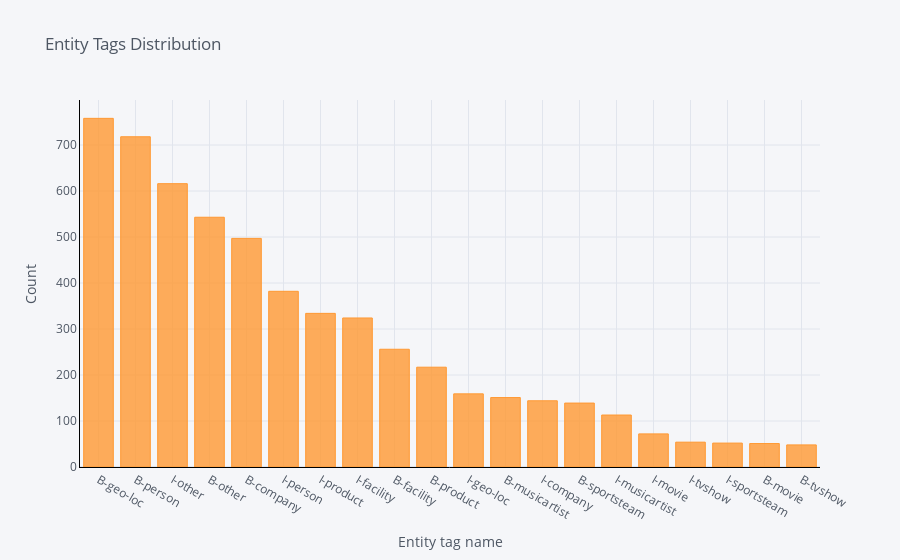

Notebook cell for this chart:
### Markdown cell above
### Visualize Entity tag Distribution

### Code cell
# Visualize entity tags distribution
cf.go_offline()
cf.set_config_file(offline=False, world_readable=True)
tag_df.groupby('entitytags').count()['term'].sort_values(ascending=False).iplot(kind='bar', yTitle='Count', linecolor='black', opacity=0.8,
                                                           title='Entity Tags Distribution', xTitle='Entity tag name')

### Figure 1 — Plotly figure (JSON) as saved in the notebook; plotly's stock layout.template omitted (floating-point values rounded to 4 significant figures)
{"data": [{"marker": {"color": "rgba(255, 153, 51, 0.8)", "line": {"color": "rgba(255, 153, 51, 1.0)", "width": 1}}, "name": "term", "orientation": "v", "text": "", "type": "bar", "x": ["B-geo-loc", "B-person", "I-other", "B-other", "B-company", "I-person", "I-product", "I-facility", "B-facility", "B-product", "I-geo-loc", "B-musicartist", "I-company", "B-sportsteam", "I-musicartist", "I-movie", "I-tvshow", "I-sportsteam", "B-movie", "B-tvshow"], "y": [758, 718, 616, 543, 497, 382, 334, 324, 256, 217, 159, 151, 144, 139, 113, 72, 54, 52, 51, 48]}], "layout": {"legend": {"bgcolor": "#F5F6F9", "font": {"color": "#4D5663"}}, "paper_bgcolor": "#F5F6F9", "plot_bgcolor": "#F5F6F9", "title": {"font": {"color": "#4D5663"}, "text": "Entity Tags Distribution"}, "xaxis": {"gridcolor": "#E1E5ED", "linecolor": "black", "showgrid": true, "tickfont": {"color": "#4D5663"}, "title": {"font": {"color": "#4D5663"}, "text": "Entity tag name"}, "zerolinecolor": "#E1E5ED"}, "yaxis": {"gridcolor": "#E1E5ED", "linecolor": "black", "showgrid": true, "tickfont": {"color": "#4D5663"}, "title": {"font": {"color": "#4D5663"}, "text": "Count"}, "zerolinecolor": "#E1E5ED"}}}
